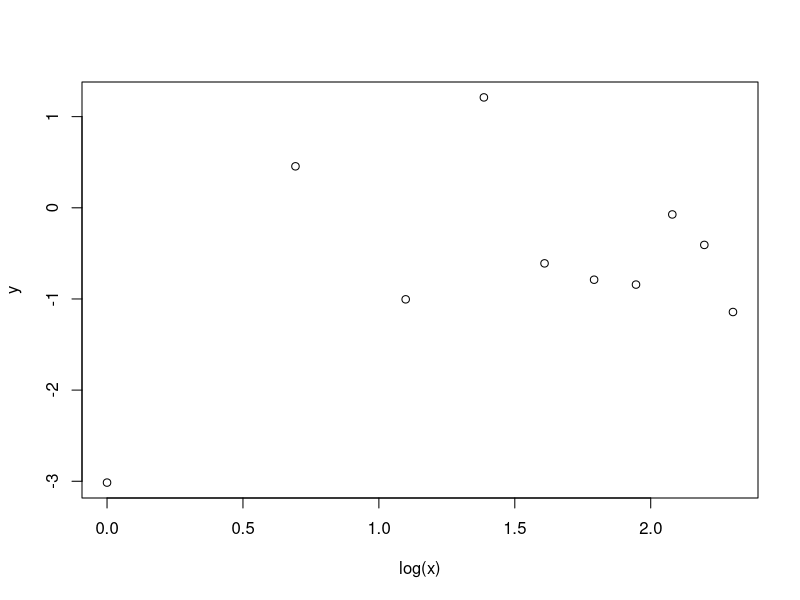

Write the R code that produced this figure.
# My R script for squirrel_day

#Linear regression of random numbers vs log(1:10)
x <- c(1:10)
y <- rnorm(10)
plot(y~log(x))
summary(lm(y~log(x)))

#Pointless comment

print("I hate biscuits!!!!!")